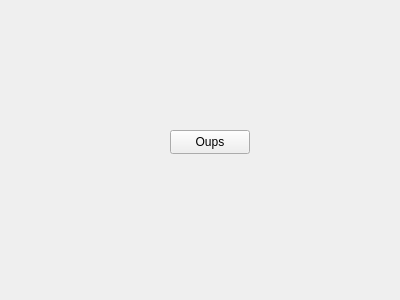
<?xml version="1.0" encoding="UTF-8"?>
<ui version="4.0">
 <class>Form</class>
 <widget class="QWidget" name="Form">
  <property name="geometry">
   <rect>
    <x>0</x>
    <y>0</y>
    <width>400</width>
    <height>300</height>
   </rect>
  </property>
  <property name="windowTitle">
   <string>Form</string>
  </property>
  <widget class="QPushButton" name="pushButton">
   <property name="geometry">
    <rect>
     <x>170</x>
     <y>130</y>
     <width>80</width>
     <height>24</height>
    </rect>
   </property>
   <property name="text">
    <string>Oups</string>
   </property>
  </widget>
 </widget>
 <resources/>
 <connections/>
</ui>
